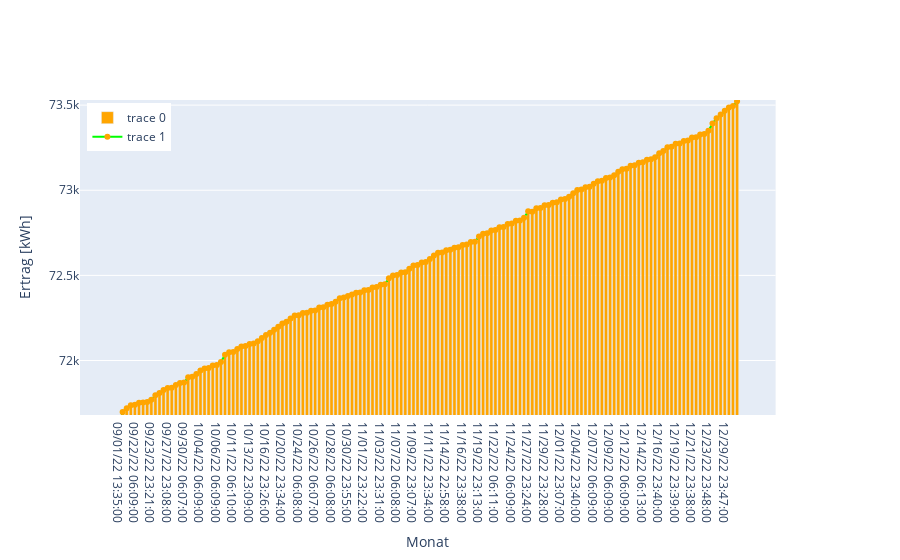

Notebook cell for this chart:
### Code cell
from statistics import mode
import plotly.graph_objects as go
from plotly.subplots import make_subplots

# Create figure with secondary y-axis
fig = make_subplots(specs=[[{"secondary_y": True}]])

# Add traces
fig.add_trace(
    go.Bar(x=strom_detail['Datum'], y=strom_detail['Zählerstand'], marker_color='orange',  
    text=strom_detail["Zählerstand"],
    ),
    secondary_y=False,
)

fig.add_trace(  
    go.Scatter(x=strom_detail['Datum'], y=strom_detail['Zählerstand'], marker_color='orange',  
    text=strom_detail["Zählerstand"], mode='lines+markers', line_color='lime',
    ),
    secondary_y=False,
)
# Set x-axis title
fig.update_xaxes(title_text="Monat")

# Set y-axes titles
fig.update_yaxes(range=[71680, 73530], title_text="Ertrag [kWh] ", secondary_y=False)
# fig.update_yaxes(range=[0, 1200], title_text="Spez. Ertrag [kWh/kWp]", secondary_y=False)

fig.update_layout(legend=dict(
    yanchor="top",
    y=0.99,
    xanchor="left",
    x=0.01))


fig.add_annotation(x=0, y=800,
            #text=f'Totaler jährlicher <br> Strombedarf: {str(abs(bedarf_total))} kWh',
            showarrow=False,
            yshift=10)

fig.show()

### Figure 1 — Plotly figure (JSON) as saved in the notebook; plotly's stock layout.template omitted (floating-point values rounded to 4 significant figures; data arrays with more than 128 entries replaced by an {"elided": "..."} marker saying what was removed)
{"data": [{"marker": {"color": "orange"}, "text": {"elided": "152 float values"}, "type": "bar", "x": {"elided": "152 str values"}, "xaxis": "x", "y": {"elided": "152 float values"}, "yaxis": "y"}, {"line": {"color": "lime"}, "marker": {"color": "orange"}, "mode": "lines+markers", "text": {"elided": "152 float values"}, "type": "scatter", "x": {"elided": "152 str values"}, "xaxis": "x", "y": {"elided": "152 float values"}, "yaxis": "y"}], "layout": {"annotations": [{"showarrow": false, "x": 0, "y": 800, "yshift": 10}], "legend": {"x": 0.01, "xanchor": "left", "y": 0.99, "yanchor": "top"}, "xaxis": {"anchor": "y", "domain": [0, 0.94], "title": {"text": "Monat"}}, "yaxis": {"anchor": "x", "domain": [0, 1], "range": [71680, 73530], "title": {"text": "Ertrag [kWh] "}}, "yaxis2": {"anchor": "x", "overlaying": "y", "side": "right"}}}
